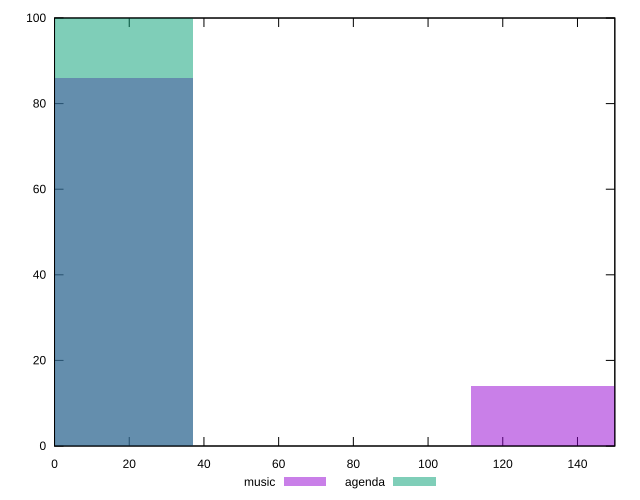

Generate this figure with gnuplot:
reset

$music <<EOF
148.54734168921377 14
0 86
EOF

$agenda <<EOF
0 100
EOF

set key outside below
set boxwidth 74.27367084460688
set xrange [0:150]
set yrange [0:100]
set trange [0:100]
set style fill transparent solid 0.5 noborder
set terminal svg size 640, 500 enhanced background rgb 'white'
set output "reports/report_00030_2021-02-24T20-42-31.540Z/unused-css-rules/comparison/histogram/0_vs_1.svg"

plot $music title "music" with boxes, \
     $agenda title "agenda" with boxes

reset
